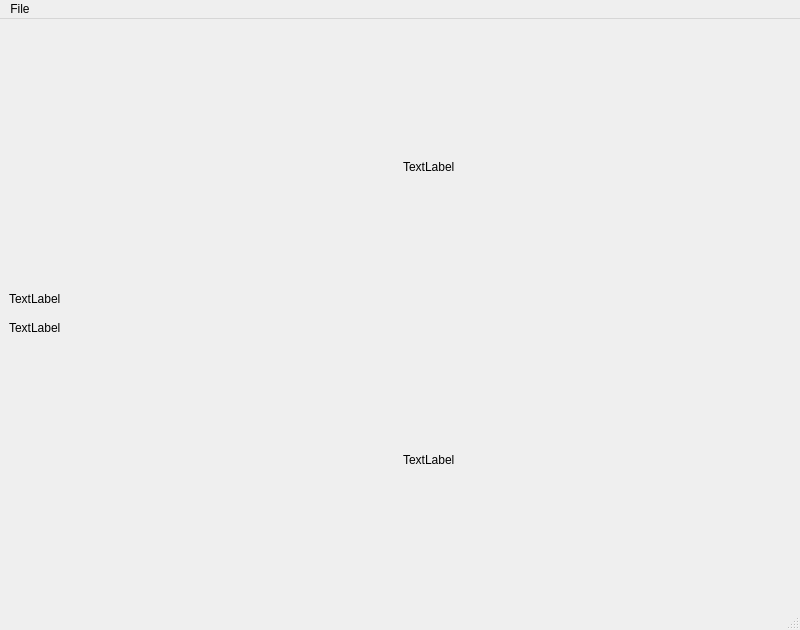
<?xml version="1.0" encoding="UTF-8"?>
<ui version="4.0">
 <class>MainWindow</class>
 <widget class="QMainWindow" name="MainWindow">
  <property name="geometry">
   <rect>
    <x>0</x>
    <y>0</y>
    <width>800</width>
    <height>630</height>
   </rect>
  </property>
  <property name="windowTitle">
   <string>MainWindow</string>
  </property>
  <widget class="QWidget" name="centralwidget">
   <layout class="QHBoxLayout" name="horizontalLayout">
    <item>
     <layout class="QVBoxLayout" name="verticalLayout_3">
      <item>
       <layout class="QVBoxLayout" name="verticalLayout_2">
        <property name="spacing">
         <number>15</number>
        </property>
        <item>
         <spacer name="verticalSpacer">
          <property name="orientation">
           <enum>Qt::Vertical</enum>
          </property>
          <property name="sizeHint" stdset="0">
           <size>
            <width>20</width>
            <height>40</height>
           </size>
          </property>
         </spacer>
        </item>
        <item>
         <widget class="QLabel" name="label_3">
          <property name="text">
           <string>TextLabel</string>
          </property>
         </widget>
        </item>
        <item>
         <widget class="QLabel" name="label_4">
          <property name="text">
           <string>TextLabel</string>
          </property>
         </widget>
        </item>
        <item>
         <spacer name="verticalSpacer_2">
          <property name="orientation">
           <enum>Qt::Vertical</enum>
          </property>
          <property name="sizeHint" stdset="0">
           <size>
            <width>20</width>
            <height>40</height>
           </size>
          </property>
         </spacer>
        </item>
       </layout>
      </item>
     </layout>
    </item>
    <item>
     <layout class="QVBoxLayout" name="verticalLayout">
      <property name="spacing">
       <number>15</number>
      </property>
      <item>
       <widget class="QLabel" name="label">
        <property name="text">
         <string>TextLabel</string>
        </property>
       </widget>
      </item>
      <item>
       <widget class="QLabel" name="label_2">
        <property name="text">
         <string>TextLabel</string>
        </property>
       </widget>
      </item>
     </layout>
    </item>
   </layout>
  </widget>
  <widget class="QMenuBar" name="menubar">
   <property name="geometry">
    <rect>
     <x>0</x>
     <y>0</y>
     <width>800</width>
     <height>21</height>
    </rect>
   </property>
   <widget class="QMenu" name="menuFile">
    <property name="title">
     <string>File</string>
    </property>
    <addaction name="actionLoad_file"/>
   </widget>
   <addaction name="menuFile"/>
  </widget>
  <widget class="QStatusBar" name="statusbar"/>
  <action name="actionLoad_file">
   <property name="text">
    <string>Load file</string>
   </property>
  </action>
 </widget>
 <resources/>
 <connections/>
</ui>
